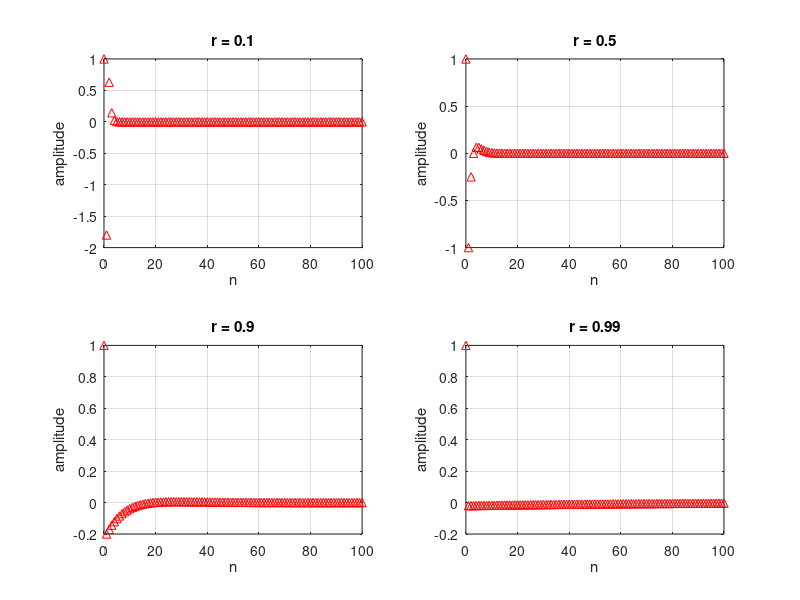

MATLAB code for this plot: (Note: this script raises an error after producing the figure.)
% given values of r and theta
% for fixed theta
r_val = [0.1, 0.5, 0.9, 0.99];
theta_val = [0, pi/3, pi/2, 5*pi/6, pi];
n = 101; 

figure;
for i = 1:length(theta_val)
    theta = theta_val(i);
    figure;
    for j = 1:length(r_val)
        r = r_val(j);
        
        % zeros and poles based on r and theta
        zeros = [exp(1i*theta), exp(-1i*theta)];
        poles = [r*exp(1i*theta), r*exp(-1i*theta)];
        
        % polynomial coefficients from zeros and poles
        b = poly(zeros);
        a = poly(poles);
        
        % finding impulse response
        subplot(2,2,j);
        impz(b, a, n);
        title(['r = ', num2str(r)]);
        xlabel('n'); 
        ylabel('amplitude');
        grid on;
    end
sgtitle(['Impulse Response for \theta = ', num2str(theta)]);
end